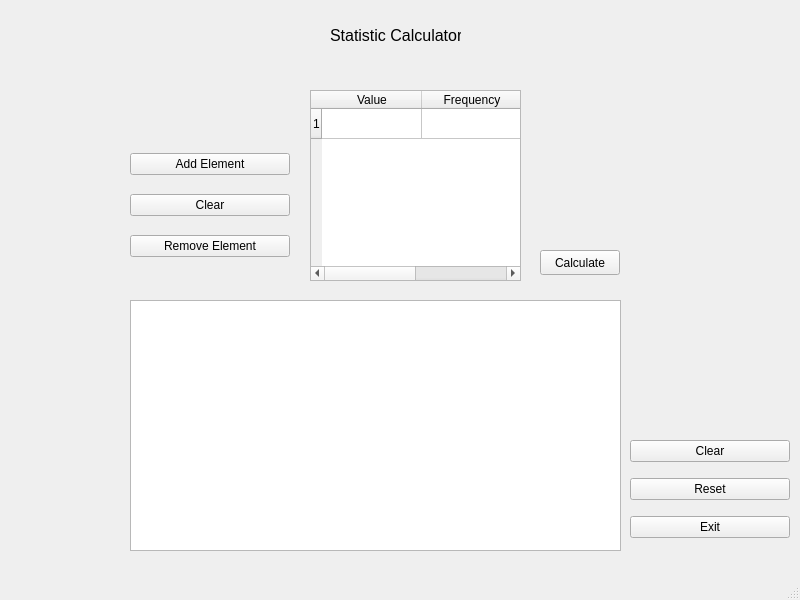
<?xml version="1.0" encoding="UTF-8"?>
<ui version="4.0">
 <class>MainWindow</class>
 <widget class="QMainWindow" name="MainWindow">
  <property name="geometry">
   <rect>
    <x>0</x>
    <y>0</y>
    <width>800</width>
    <height>600</height>
   </rect>
  </property>
  <property name="windowTitle">
   <string>MainWindow</string>
  </property>
  <widget class="QWidget" name="centralwidget">
   <widget class="QLabel" name="label">
    <property name="geometry">
     <rect>
      <x>330</x>
      <y>0</y>
      <width>131</width>
      <height>71</height>
     </rect>
    </property>
    <property name="font">
     <font>
      <pointsize>12</pointsize>
     </font>
    </property>
    <property name="text">
     <string>Statistic Calculator</string>
    </property>
   </widget>
   <widget class="QTableWidget" name="tableWidget">
    <property name="geometry">
     <rect>
      <x>310</x>
      <y>90</y>
      <width>211</width>
      <height>191</height>
     </rect>
    </property>
    <row>
     <property name="text">
      <string>1</string>
     </property>
    </row>
    <column>
     <property name="text">
      <string>Value</string>
     </property>
    </column>
    <column>
     <property name="text">
      <string>Frequency</string>
     </property>
    </column>
   </widget>
   <widget class="QWidget" name="verticalLayoutWidget">
    <property name="geometry">
     <rect>
      <x>130</x>
      <y>140</y>
      <width>160</width>
      <height>131</height>
     </rect>
    </property>
    <layout class="QVBoxLayout" name="verticalLayout_2">
     <item>
      <widget class="QPushButton" name="pushButton">
       <property name="text">
        <string>Add Element</string>
       </property>
      </widget>
     </item>
     <item>
      <widget class="QPushButton" name="pushButton_2">
       <property name="text">
        <string>Clear</string>
       </property>
      </widget>
     </item>
     <item>
      <widget class="QPushButton" name="pushButton_3">
       <property name="text">
        <string>Remove Element</string>
       </property>
      </widget>
     </item>
    </layout>
   </widget>
   <widget class="QTextEdit" name="textEdit">
    <property name="geometry">
     <rect>
      <x>130</x>
      <y>300</y>
      <width>491</width>
      <height>251</height>
     </rect>
    </property>
   </widget>
   <widget class="QPushButton" name="pushButton_6">
    <property name="geometry">
     <rect>
      <x>540</x>
      <y>250</y>
      <width>80</width>
      <height>25</height>
     </rect>
    </property>
    <property name="text">
     <string>Calculate</string>
    </property>
   </widget>
   <widget class="QWidget" name="verticalLayoutWidget_2">
    <property name="geometry">
     <rect>
      <x>630</x>
      <y>430</y>
      <width>160</width>
      <height>121</height>
     </rect>
    </property>
    <layout class="QVBoxLayout" name="verticalLayout_3">
     <item>
      <widget class="QPushButton" name="pushButton_4">
       <property name="text">
        <string>Clear</string>
       </property>
      </widget>
     </item>
     <item>
      <widget class="QPushButton" name="pushButton_7">
       <property name="text">
        <string>Reset</string>
       </property>
      </widget>
     </item>
     <item>
      <widget class="QPushButton" name="pushButton_5">
       <property name="text">
        <string>Exit</string>
       </property>
      </widget>
     </item>
    </layout>
   </widget>
  </widget>
  <widget class="QMenuBar" name="menubar">
   <property name="geometry">
    <rect>
     <x>0</x>
     <y>0</y>
     <width>800</width>
     <height>22</height>
    </rect>
   </property>
  </widget>
  <widget class="QStatusBar" name="statusbar"/>
 </widget>
 <resources/>
 <connections>
  <connection>
   <sender>pushButton_2</sender>
   <signal>clicked()</signal>
   <receiver>tableWidget</receiver>
   <slot>clearContents()</slot>
   <hints>
    <hint type="sourcelabel">
     <x>142</x>
     <y>232</y>
    </hint>
    <hint type="destinationlabel">
     <x>318</x>
     <y>247</y>
    </hint>
   </hints>
  </connection>
  <connection>
   <sender>pushButton_5</sender>
   <signal>clicked()</signal>
   <receiver>MainWindow</receiver>
   <slot>close()</slot>
   <hints>
    <hint type="sourcelabel">
     <x>734</x>
     <y>548</y>
    </hint>
    <hint type="destinationlabel">
     <x>681</x>
     <y>441</y>
    </hint>
   </hints>
  </connection>
  <connection>
   <sender>pushButton_4</sender>
   <signal>clicked()</signal>
   <receiver>MainWindow</receiver>
   <slot>update()</slot>
   <hints>
    <hint type="sourcelabel">
     <x>743</x>
     <y>340</y>
    </hint>
    <hint type="destinationlabel">
     <x>721</x>
     <y>282</y>
    </hint>
   </hints>
  </connection>
 </connections>
</ui>
